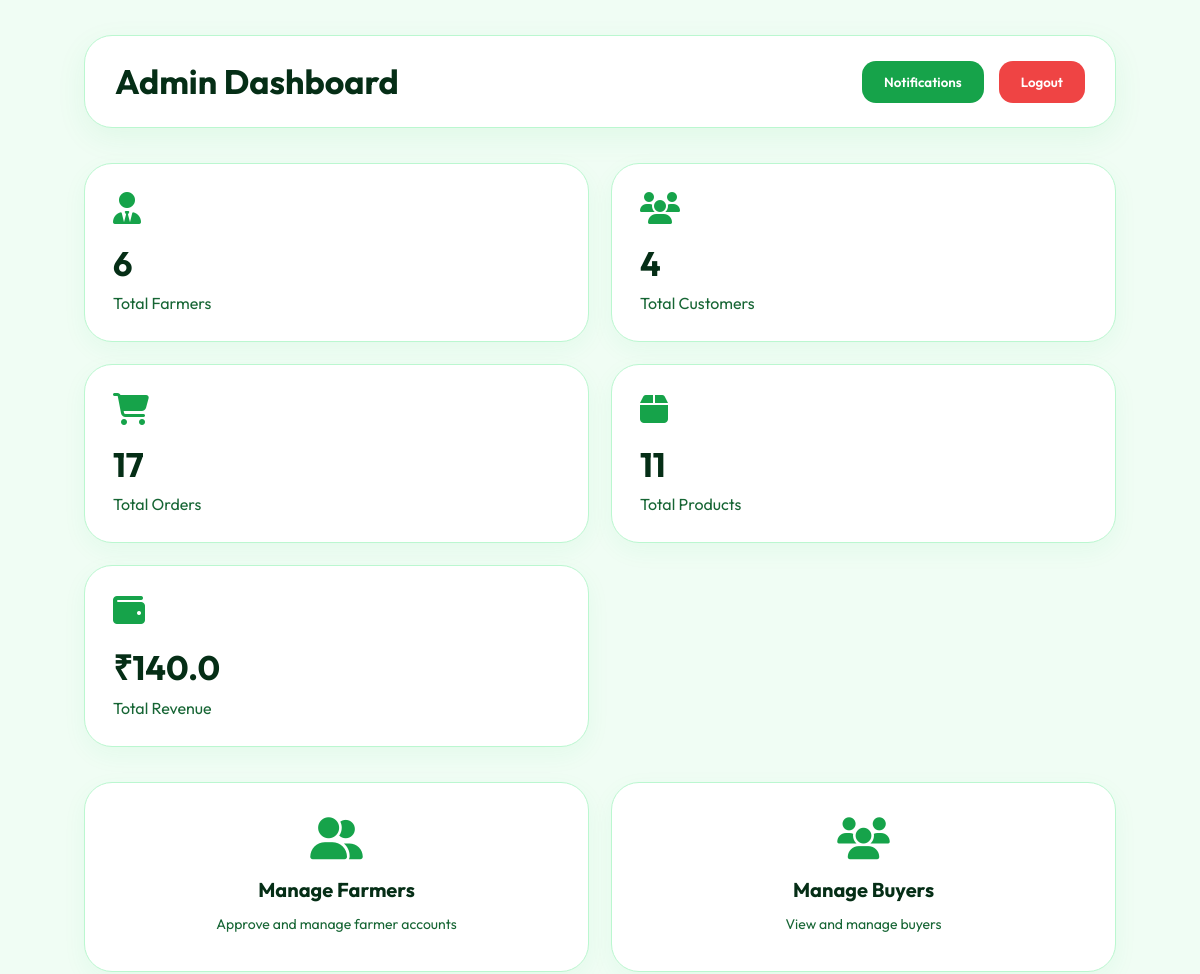
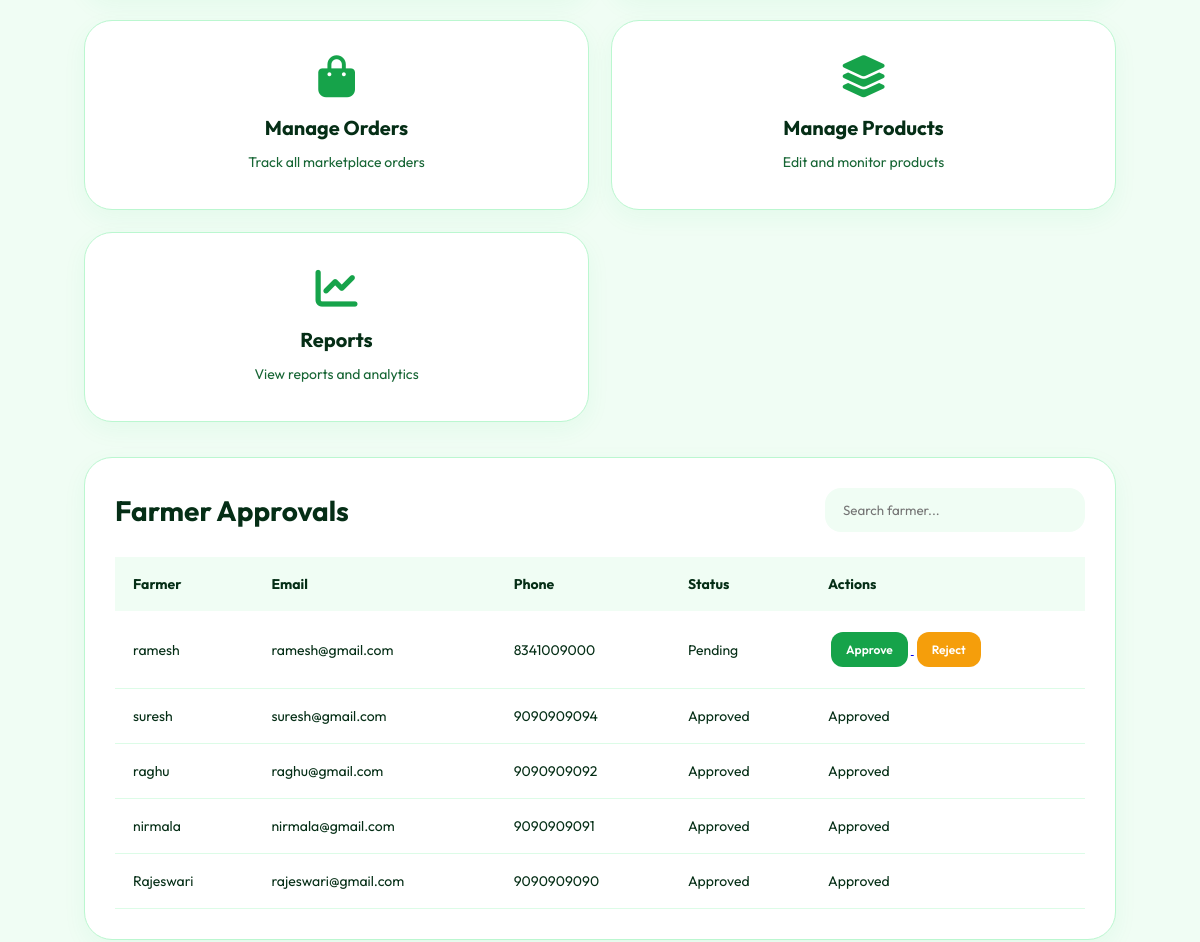
Before: /admin-dashboard.html (upper part) with the older database file (2 pictures, top to bottom).
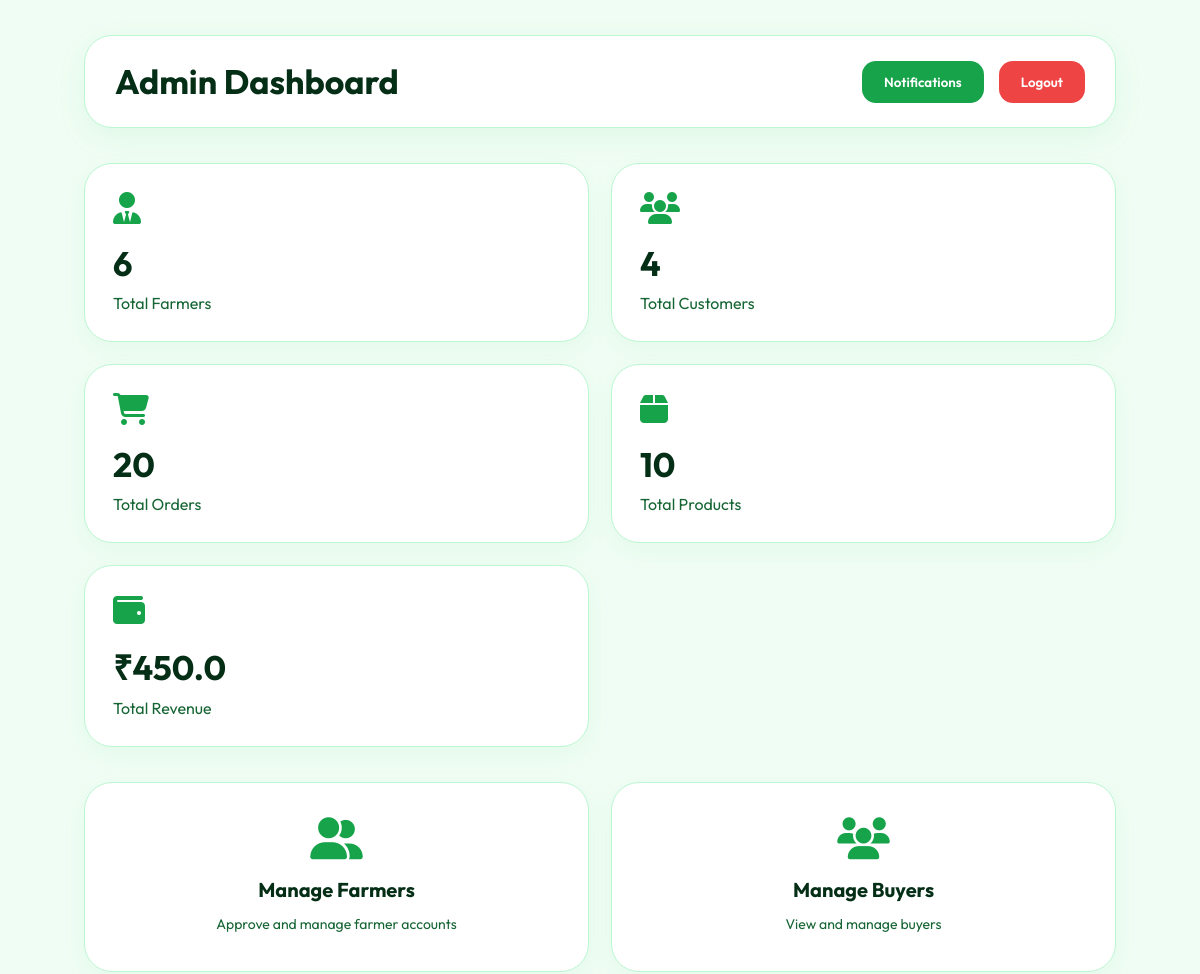
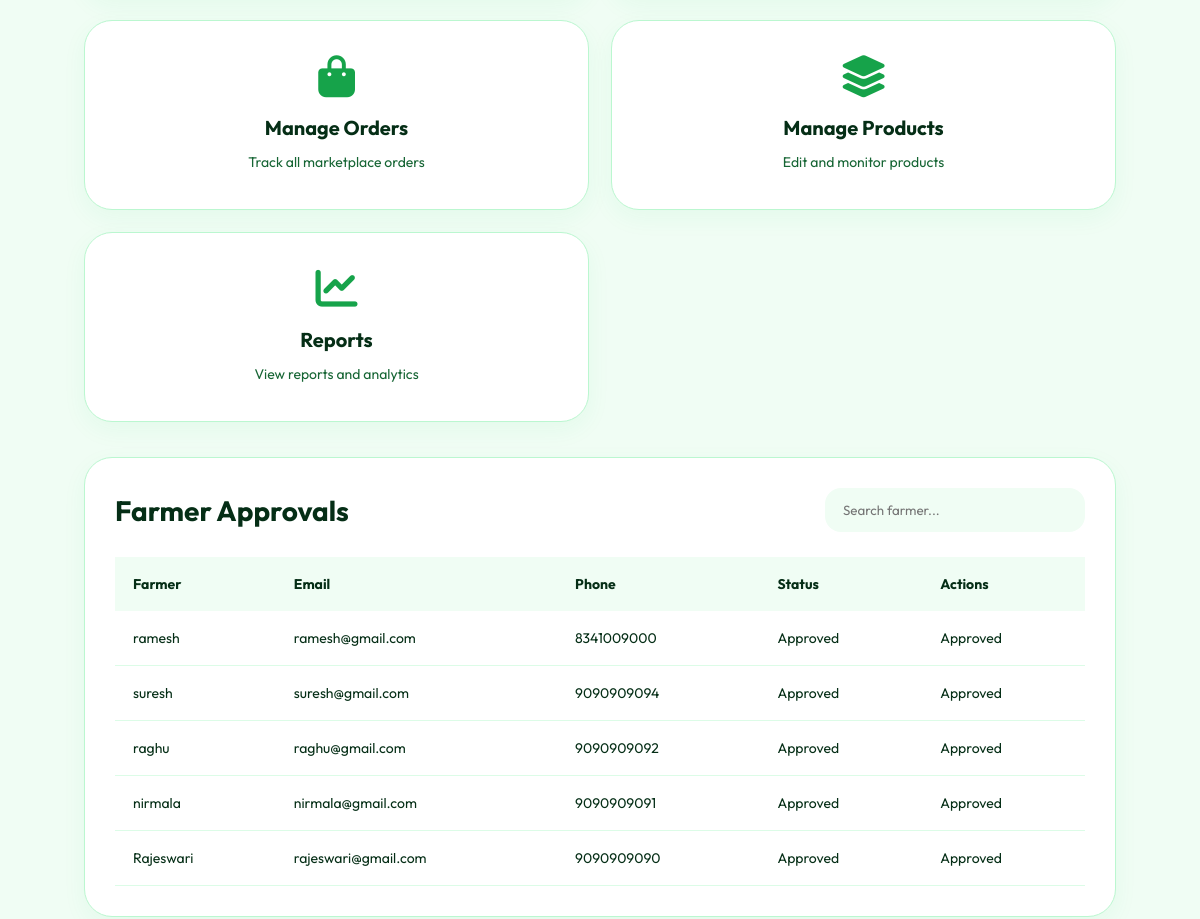
After: the same page with the newer database file (2 pictures, top to bottom).
### tables this page shows
CREATE TABLE users (
            id INTEGER PRIMARY KEY AUTOINCREMENT,
            fullname TEXT NOT NULL,
            email TEXT UNIQUE NOT NULL,
            phone TEXT UNIQUE NOT NULL,
            password TEXT NOT NULL,
            role TEXT NOT NULL
        , status TEXT DEFAULT 'Pending', is_blocked INTEGER DEFAULT 0, verified INTEGER DEFAULT 0);

### app.py (the view)
@app.route("/admin-dashboard.html")
def adminDashboard():
    conn = get_db_connection()
    total_farmers = conn.execute(
        "SELECT COUNT(*) as total FROM users WHERE role='farmer'"
    ).fetchone()["total"]
    total_buyers = conn.execute(
        "SELECT COUNT(*) as total FROM users WHERE role='buyer'"
    ).fetchone()["total"]
    total_orders = conn.execute(
        "SELECT COUNT(*) as total FROM orders"
    ).fetchone()["total"]
    total_products = conn.execute(
        "SELECT COUNT(*) as total FROM products"
    ).fetchone()["total"]
    revenue = conn.execute(
        """
        SELECT COALESCE(SUM(total_price),0) as revenue
        FROM orders
        WHERE status='Delivered'
        """
    ).fetchone()
    total_revenue = revenue["revenue"]
    recent_farmers = conn.execute(
    """
    SELECT *
    FROM users
    WHERE role='farmer'
    ORDER BY id DESC
    LIMIT 5
    """
).fetchall()
    conn.close()
    return render_template(
    "admin-dashboard.html",
    total_farmers=total_farmers,
    total_buyers=total_buyers,
    total_orders=total_orders,
    total_products=total_products,
    total_revenue=total_revenue,
    recent_farmers=recent_farmers
)

### db.py (called while the page is built)
def get_db_connection():
    conn = sqlite3.connect("database.db")
    conn.row_factory = sqlite3.Row
    return conn

### templates/admin-dashboard.html (shortened to what this page needs)
<!DOCTYPE html>
<html lang="en">
<head>
<link rel="stylesheet"
href="https://cdnjs.cloudflare.com/ajax/libs/font-awesome/6.5.1/css/all.min.css"/>
</head>
<body>
<div class="topbar">
    <h1>Admin Dashboard</h1>
    <div class="admin-actions">
        <button class="top-btn notify-btn"
        onclick="showNotifications()">
            Notifications
        </button>
        <button class="top-btn logout-btn"
        onclick="logoutAdmin()">
            Logout
        </button>
    </div>
</div>
<div class="stats">
    <div class="stat-card">
        <i class="fa-solid fa-user-tie"></i>
        <h2>{{ total_farmers }}</h2>
        <p>Total Farmers</p>
    </div>
    <div class="stat-card">
        <i class="fa-solid fa-users"></i>
        <h2>{{ total_buyers }}</h2>
        <p>Total Customers</p>
    </div>
    <div class="stat-card">
        <i class="fa-solid fa-cart-shopping"></i>
        <h2>{{ total_orders }}</h2>
        <p>Total Orders</p>
    </div>
    <div class="stat-card">
        <i class="fa-solid fa-box"></i>
        <h2>{{ total_products }}</h2>
        <p>Total Products</p>
    </div>
    <div class="stat-card">
        <i class="fa-solid fa-wallet"></i>
        <h2>₹{{ total_revenue }}</h2>
        <p>Total Revenue</p>
    </div>
</div>
<div class="actions">
    <div class="action-card"
    onclick="window.location.href='manage-farmers.html'">
        <i class="fa-solid fa-user-group"></i>
        <h3>Manage Farmers</h3>
        <p>Approve and manage farmer accounts</p>
    </div>
<div class="action-card"
onclick="window.location.href='manage-buyers.html'">
    <i class="fa-solid fa-users"></i>
    <h3>Manage Buyers</h3>
    <p>View and manage buyers</p>
</div>
    <div class="action-card"
    onclick="window.location.href='manage-orders.html'">
        <i class="fa-solid fa-bag-shopping"></i>
        <h3>Manage Orders</h3>
        <p>Track all marketplace orders</p>
    </div>
    <div class="action-card"
    onclick="window.location.href='manage-products.html'">
        <i class="fa-solid fa-layer-group"></i>
        <h3>Manage Products</h3>
        <p>Edit and monitor products</p>
    </div>
    <div class="action-card"
    onclick="window.location.href='reports.html'">
        <i class="fa-solid fa-chart-line"></i>
        <h3>Reports</h3>
        <p>View reports and analytics</p>
    </div>
</div>
<div class="dashboard-grid">
<div class="table-box">
<div class="table-header">
<h2>Farmer Approvals</h2>
<input type="text"
id="searchInput"
placeholder="Search farmer..."
onkeyup="searchFarmers()">
</div>
<table>
<thead>
<tr>
<tr>
    <th>Farmer</th>
    <th>Email</th>
    <th>Phone</th>
    <th>Status</th>
    <th>Actions</th>
</tr>
</tr>
</thead>
<tbody>
{% for farmer in recent_farmers %}
<tr>
    <td>{{ farmer.fullname }}</td>
    <td>{{ farmer.email }}</td>
    <td>{{ farmer.phone }}</td>
    <td>{{ farmer.status }}</td>
    <td>
        {% if farmer.status == 'Pending' %}
        <a href="/approve-farmer/{{ farmer.id }}">
            <button class="approve-btn">
                Approve
            </button>
        </a>
        <a href="/reject-farmer/{{ farmer.id }}">
            <button class="reject-btn">
                Reject
            </button>
        </a>
        {% else %}
        <span>{{ farmer.status }}</span>
        {% endif %}
    </td>
</tr>
{% endfor %}
</tbody>
</table>
</div>
</div>
</body>
</html>

Changed rows visible on the page:
changed users "ramesh": status "Pending" → "Approved"; status (not shown) → "Approved"; no longer shows "Approve Reject"
Other visible differences:
{{ total_orders }}: "17" → "20"
{{ total_products }}: "11" → "10"
{{ total_revenue }}: "140.0" → "450.0"
